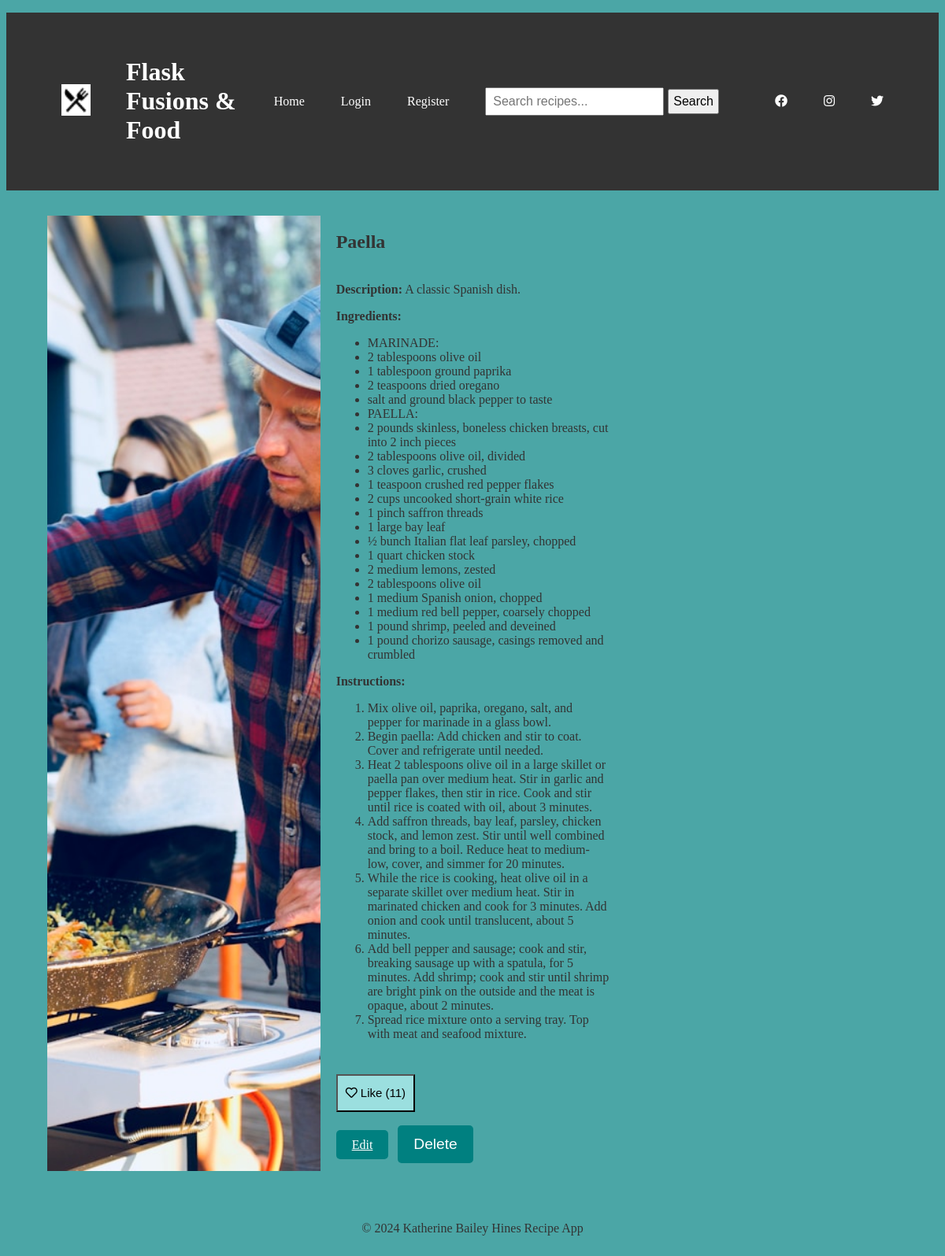
The app's page /view_recipe/1 with its own data.
### app.py (models this page shows)
class Recipe(db.Model):
    id = db.Column(db.Integer, primary_key=True)
    title = db.Column(db.String(100), nullable=False)
    description = db.Column(db.Text, nullable=False)
    ingredients = db.Column(db.Text, nullable=False)
    instructions = db.Column(db.Text, nullable=False)
    image = db.Column(db.String(255), nullable=True)
    likes = db.Column(db.Integer, default=0)  # New field to store the number of likes
    category = db.Column(db.String(100), nullable=True)  # Add the category column
    user_id = db.Column(db.Integer, db.ForeignKey('user.id'), nullable=False)
    user = db.relationship('User', backref='recipes', lazy=True)

### app.py (the view)
@app.route('/view_recipe/<int:recipe_id>')
def view_recipe(recipe_id):
    recipe = Recipe.query.get(recipe_id)
    if recipe:
        likes_count = recipe.likes
        return render_template('view_recipe.html', recipe=recipe, likes_count=likes_count)
    else:
        return render_template('error.html', message='Recipe not found'), 404

### templates/view_recipe.html
{% extends 'base.html' %}
{% block content %}
<div class="recipe-container">
    <div class="recipe-image">
        <img src="{{ url_for('static', filename='images/' + recipe.image) }}" alt="Recipe Image">
    </div>
    <div class="recipe-details">
        <div class="recipe-header">
            <h2>{{ recipe.title }}</h2>
        </div>
        <div class="recipe-content">
            <p><strong>Description:</strong> {{ recipe.description }}</p>
            <p><strong>Ingredients:</strong></p>
            <ul>
                {% for ingredient in recipe.ingredients.split('\n') %}
                    {% if ingredient.strip() %}
                        <li>{{ ingredient.strip() }}</li>
                    {% endif %}
                {% endfor %}
            </ul>
            <p><strong>Instructions:</strong></p>
            <ol>
                {% for instruction in recipe.instructions.split('\n') %}
                    {% if instruction.strip() %}
                        <li>{{ instruction.strip() }}</li>
                    {% endif %}
                {% endfor %}
            </ol>
        </div>
        <div class="recipe-actions">
            <form method="POST" action="{{ url_for('like_recipe', recipe_id=recipe.id) }}">
                <button type="submit" class="btn like-button"><i class="far fa-heart"></i> Like ({{ recipe.likes }})</button>
            </form>
            <a href="{{ url_for('edit_recipe', recipe_id=recipe.id) }}" class="btn teal-button">Edit</a>
            <form action="{{ url_for('delete_recipe', recipe_id=recipe.id) }}" method="POST" style="display: inline;">
                <button type="submit" class="btn btn-danger">Delete</button>
            </form>
        </div>
    </div>
</div>
{% endblock %}

### templates/base.html (shortened to what this page needs)
<!DOCTYPE html>
<html lang="en">
<head>
    <link rel="stylesheet" href="{{ url_for('static', filename='main.css') }}">
    <link rel="stylesheet" href="https://cdnjs.cloudflare.com/ajax/libs/font-awesome/5.15.3/css/all.min.css">
</head>
<body>
    <header>
        <div class="container">
            <div class="header-left">
                <img src="/static/images/logo.png" alt="Logo" class="logo">
            </div>
            <div class="header-middle">
                <h1>Flask Fusions & Food</h1>
            </div>
            <div class="header-right">
                <nav>
                    <ul>
                        {% if current_user.is_authenticated %}
                            <li><a href="{{ url_for('index') }}">Home</a></li>
                            <li><a href="{{ url_for('add_recipe') }}">Add Recipe</a></li>
                            <li><a href="{{ url_for('logout') }}">Logout</a></li>
                        {% else %}
                            <li><a href="{{ url_for('index') }}">Home</a></li>
                            <li><a href="{{ url_for('login') }}">Login</a></li>
                            <li><a href="{{ url_for('register') }}">Register</a></li>
                        {% endif %}
                        <li>
                            <form class="search-form" action="{{ url_for('search') }}" method="GET">
                                <input type="text" name="query" placeholder="Search recipes...">
                                <button type="submit">Search</button>
                            </form>
                        </li>
                        <li class="social-media-link"><a href="URL_TO_FACEBOOK_PROFILE" target="_blank"><i class="fab fa-facebook"></i></a></li>
                        <li class="social-media-link"><a href="URL_TO_INSTAGRAM_PROFILE" target="_blank"><i class="fab fa-instagram"></i></a></li>
                        <li class="social-media-link"><a href="URL_TO_TWITTER_PROFILE" target="_blank"><i class="fab fa-twitter"></i></a></li>
                    </ul>
                </nav>
            </div>
        </div>
    </header>
    <main>
        {% block content %}
        {% endblock %}
    </main>
    <footer>
        <p>&copy; 2024 Katherine Bailey Hines Recipe App</p>
    </footer>
</body>
</html>

### static/main.css (style rules this page uses)
body { background: rgb(75, 166, 166); color: #333333; margin-top: 1rem; }
header { background-color: #333; color: #fff; padding: 1rem 0; }
.container { display: flex; justify-content: space-between; align-items: center; padding: 20px; }
.header-left { margin-right: 20px; margin-left: 50px; }
.header-middle { display: flex; flex-direction: column; margin-right: auto; }
.logo { width: 50px; height: auto; }
.header-left img { width: 37px; height: 40px; margin-right: 25px; animation: spin 2s infinite linear; }
.header-right { margin-left: auto; }
.header-right nav ul { list-style-type: none; margin: 0; padding: 0; display: flex; align-items: center; margin-left: auto; }
.header-right nav ul li:first-child { margin-right: auto; }
.header-right nav ul li:not(:last-child) { margin-right: 1rem; }
.header-right nav ul li { margin-right: 1rem; margin-left: 30px; }
.header-right nav ul li a { color: #fff; text-decoration: none; }
main { margin: 0 20px; padding: 2rem; min-height: calc(100vh - 15rem); }
.recipe-container { display: flex; flex-wrap: wrap; gap: 20px; }
.recipe-image { width: 100%; height: auto; }
.recipe-details { display: grid; grid-template-rows: auto auto auto auto; row-gap: 10px; }
.recipe-container { display: grid; grid-template-columns: repeat(3, 1fr); grid-gap: 20px; }
.recipe-image img { width: 100%; height: 100%; object-fit: cover; }
.recipe-details p { margin-top: 0.5em; }
.recipe-actions { margin-top: 1em; }
.recipe-actions .btn { margin-right: 0.5rem; }
footer { text-align: center; padding: 1rem; }
input[type="text"], input[type="password"], textarea { height: 2rem; padding: 0.5rem; font-size: 1.2rem; }
button { height: 3rem; padding: 0.5rem 1rem; font-size: 1.2rem; }
.teal-button, .btn.btn-danger { background-color: teal; color: white; border: none; padding: 10px 20px; border-radius: 5px; cursor: pointer; }
.social-media-link { margin-right: 10px; }
.social-media-link:last-child { margin-right: 50px; }
.header-right nav ul:after { content: ""; display: block; flex-grow: 1; }
.fa-heart { display: inline-block; }
.btn.like-button { background-color:rgb(155, 223, 223); padding: 10px; max-height: 25 px; margin-bottom: 17px; font-size: 15px; }
.header-right nav ul li .search-form input[type="text"] { height: 1rem; font-size: 1rem; }
.header-right nav ul li .search-form button { height: 2rem; font-size: 1rem; margin-left: 5px; padding: 5px; margin-right: 25px; }
.header-right nav ul li .search-form { display: flex; align-items: center; }

### records on screen
Recipe: image (picture), title "Paella", description "A classic Spanish dish.", likes "11"

### other values on screen
{{ ingredient.strip() }} "MARINADE:" "2 tablespoons olive oil" "1 tablespoon ground paprika" "2 teaspoons dried oregano" "salt and ground black pepper to taste" "PAELLA:" "2 pounds skinless, boneless chicken breasts, cut into 2 inch pieces" "2 tablespoons olive oil, divided" "3 cloves garlic, crushed" "1 teaspoon crushed red pepper flakes" "2 cups uncooked short-grain white rice" "1 pinch saffron threads" "1 large bay leaf" "½ bunch Italian flat leaf parsley, chopped" "1 quart chicken stock" "2 medium lemons, zested" "2 tablespoons olive oil" "1 medium Spanish onion, chopped" "1 medium red bell pepper, coarsely chopped" "1 pound shrimp, peeled and deveined" "1 pound chorizo sausage, casings removed and crumbled"
{{ instruction.strip() }} "Mix olive oil, paprika, oregano, salt, and pepper for marinade in a glass bowl." "Begin paella: Add chicken and stir to coat. Cover and refrigerate until needed." "Heat 2 tablespoons olive oil in a large skillet or paella pan over medium heat. Stir in garlic and pepper flakes, then stir in rice. Cook and stir until rice is coated with oil, about 3 minutes." "Add saffron threads, bay leaf, parsley, chicken stock, and lemon zest. Stir until well combined and bring to a boil. Reduce heat to medium-low, cover, and simmer for 20 minutes." "While the rice is cooking, heat olive oil in a separate skillet over medium heat. Stir in marinated chicken and cook for 3 minutes. Add onion and cook until translucent, about 5 minutes." "Spread rice mixture onto a serving tray. Top with meat and seafood mixture."
